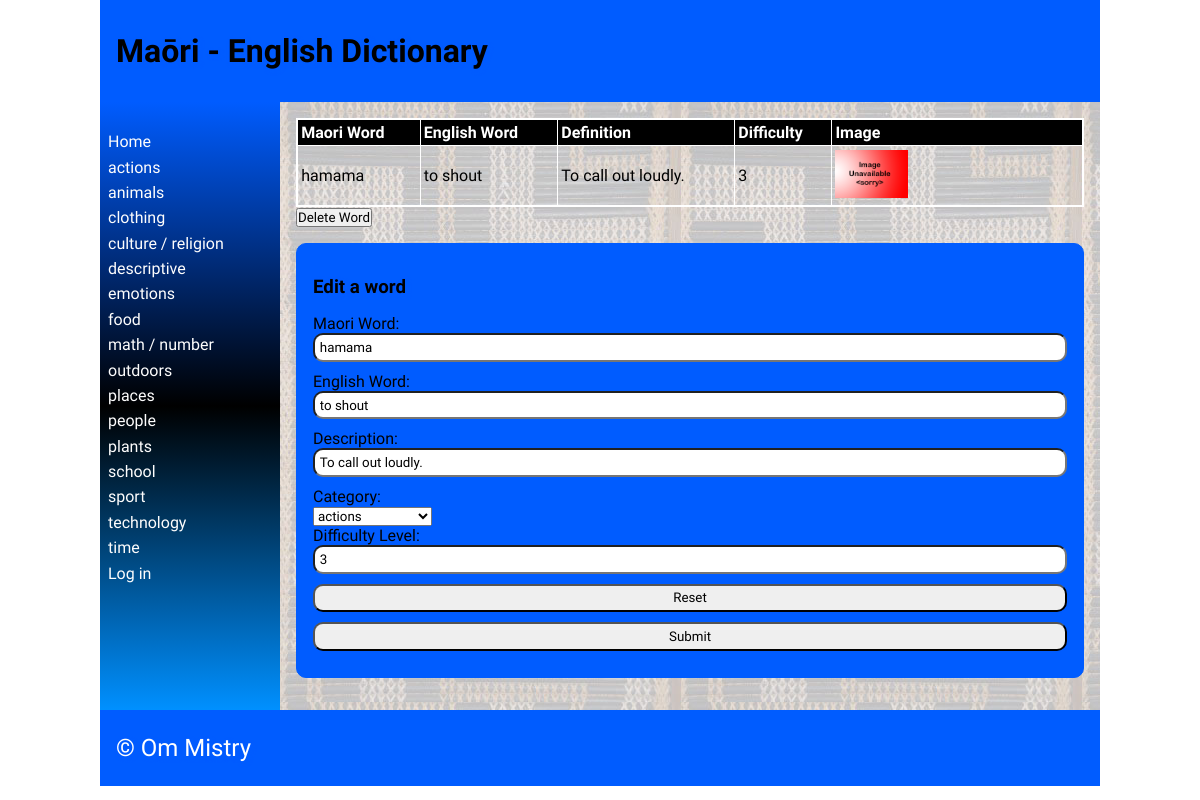
/detail/31, run on the app's committed database.
### tables this page shows
CREATE TABLE "category"
(
	id INTEGER
		constraint category_pk
			primary key autoincrement,
	category_name varchar(69) not null
);

CREATE TABLE "words"
(
	maori varchar(69),
	english varchar(69),
	category integer,
	definition varchar(100),
	levels integer,
	images varchar(69),
	id integer
		constraint words_pk
			primary key autoincrement,
	date_added integer default 0
, user_id integer);

### app.py (the view, shortened to what this page needs)
@app.route('/detail/<word_id>', methods=["POST", "GET"])
def render_detailpage(word_id):
    print(request.method)
    con = create_connection(DB_NAME)
    query = "SELECT id, maori, english, definition, levels, images FROM words WHERE id=?"
    cur = con.cursor()
    cur.execute(query, (word_id,))
    definition = cur.fetchall()[0]
    print(word_id)
    return render_template('detail.html', definition=definition, logged_in=is_logged_in(),
                           categories=fetch_categories(),
                           deleting=intention("delete"))

### app.py (called while the page is built)
def intention(button):
    if button in request.form:
        return True
    else:
        return False

def create_connection(db_file):
    try:
        connection = sqlite3.connect(db_file)
        return connection
    except Error as e:
        print(e)
    return None

def fetch_categories():
    con = create_connection(DB_NAME)
    query = "SELECT id, category_name FROM category"
    cur = con.cursor()
    cur.execute(query)
    categories = cur.fetchall()
    con.close()
    return categories

def is_logged_in():
    if session.get("email") is None:
        print("you are not logged in")
        return False
    else:
        print("you are logged in")
        return True

### templates/detail.html (shortened to what this page needs)
{% extends 'base.html' %}
{% block heading %}Maōri - English Dictionary{% endblock %}
{% block main %}
    <table>
        <tr>
            <th>Maori Word</th>
            <th>English Word</th>
            <th>Definition</th>
            <th>Difficulty</th>
            <th>Image</th>
        </tr>
        <tr>
            <td>{{ definition[1] }}</td>
            <td>{{ definition[2] }}</td>
            <td>{{ definition[3] }}</td>
            <td>{{ definition[4] }}</td>
            <td><img style="width:30%;" src="/static/images/{{ definition[5] }}"></td>
        </tr>
    </table>
<form method="POST">
    {% if deleting %}
        <div class="form-element">Are you sure?<input type="submit" name="delete_confirm" value="Yes">/<input type="submit" value="No"></div>
    {% else %}
    <div class="form-element">
         <input type="submit" name="delete" value="Delete Word">
    </div>
    </form>
{% endif %}
        <form class="dataForm" method="POST">
            <h3>Edit a word</h3>
        <div class="form-group">
            <div class="form-label"><label for="MaoriWord">Maori Word:</label></div>
            <div class="form-element"><input type="text" name="MaoriWord" id="MaoriWord" value="{{ definition[1] }}" required></div>
        </div>
        <div class="form-group">
            <div class="form-label"><label for="EnglishWord">English Word:</label></div>
            <div class="form-element"><input type="text" name="EnglishWord" id="EnglishWord" value="{{ definition[2] }}" required></div>
        </div>
        <div class="form-group">
            <div class="form-label"><label for="Definitions">Description:</label></div>
            <div class="form-element"><input type="text" name="Definitions" id="Definitions"  value="{{ definition[3] }}" required></div>
        </div>
        <div class="form-group">
                <div class="form-label"><label for="Category">Category:</label></div>
                <div class="form-element">
                    <select name="Category" id='Category'>
                        {% for category in categories %}
                            <option value="{{ category[0] }}">{{ category[1] }}</option>
                        {% endfor %}
                    </select>
                </div>
            </div>
            <div class="form-group">
            <div class="form-label"><label for="Difficulty Level">Difficulty Level:</label></div>
            <div class="form-element"><input type="number" name="Difficulty Level" id="Difficulty Level" min="1" max="10" step="1" value="{{ definition[4] }}" required></div>
        </div>
        <div class="form-group">
            <div class="form-element"><input type="reset"></div>
        </div>
        <div class="form-group">
            <div class="form-element"><input type="submit"></div>
        </div>
    </form>
{% endblock %}

### templates/base.html (shortened to what this page needs)
<!doctype html>
<html lang="en">
<head>
   <link href="{{ url_for('static', filename='css/style.css') }}" rel="stylesheet">
</head>
<body>
   <div id="container">
      <header>
         <h1>{% block heading %}{% endblock %}</h1>
      </header>
      <nav>
         <ul>
                <li><a href="\">Home</a></li>
                {% for category in categories %}
                <li><a href="/categories/{{ category[0] }}">{{category[1]}}</a></li>
                {% endfor %}
         <li>
             {% if logged_in %}<a href="/logout">Log out</a>{% else %}
             <a href="/login">Log in</a></li>{% endif %}
         </ul>
      </nav>
      <main>
            {% block main%}{% endblock %}
        </main>
      <footer>
         <p>
            &copy; Om Mistry
         </p>
      </footer>
   </div>
</body>
</html>

### static/css/style.css (style rules this page uses)
* { font-family: Comfortaa, sans-serif; margin: 0; padding: 0; box-sizing: border-box; }
#container { display: grid; grid-template-columns: 75px auto; grid-template-areas: 'nav header' 'main main' 'footer footer'; }
header { grid-area: header; background-color: #005cff; padding: 1rem; }
nav { grid-area: nav; }
main { grid-area: main; padding: 1rem; background-color: #005cff; }
h1, h2, h3, h4 { padding: 1rem 0; font-family: 'Suez One', serif; color: #000000; text-shadow: 2px 2px 4px #005cff; }
p { padding: 0.5rem 0; }
a { color: #ffffff; }
.dataForm { margin: 1rem 0; border: 1px solid #005cff; padding: 1rem; background-color: #005cff; border-radius: 10px; }
.dataForm input, textarea { width: 100%; border-radius: 10px; padding: 0.3rem; margin-bottom: 10px; }
table { width: 100%; border: 2px solid #ffffff; border-collapse: collapse; }
th, td { border: 1px solid #ffffff; padding: 0.2rem; text-align: left; }
th { background-color: #000000; color: #ffffff; }
footer { grid-area: footer; padding: 1rem; background-color: #005cff; }
footer p { color: #ffffff; text-shadow: 2px 2px 4px #005cff; font-size: 1.5rem; }
@media only screen and (min-width: 768px) { #container { grid-template-columns: 180px auto; grid-template-areas: 'header header' 'nav main' 'footer footer'; } }
@media only screen and (min-width: 768px) { nav { background: linear-gradient(180deg, rgb(0, 92, 255) 0%, rgb(0, 0, 0) 50%, rgb(0, 144, 255) 100%); padding: 0.5rem; } }
@media only screen and (min-width: 768px) { nav ul { list-style: none; } }
@media only screen and (min-width: 768px) { nav li { padding: 0.2rem 0; } }
@media only screen and (min-width: 768px) { nav a { color: #fdfdfd; text-decoration: none; } }
@media only screen and (min-width: 768px) { main { background-image: url('static/images/poutama.jpg'); } }
@media only screen and (min-width: 1000px) { #container { width: 1000px; margin: auto; } }

### data on the page
category: category_name "actions"
category: category_name "animals"
category: category_name "clothing"
category: category_name "culture / religion"
category: category_name "descriptive"
category: category_name "emotions"
category: category_name "food"
category: category_name "math / number"
category: category_name "outdoors"
category: category_name "places"
category: category_name "people"
category: category_name "plants"
category: category_name "school"
category: category_name "sport"
category: category_name "technology"
category: category_name "time"
words: maori "hamama", english "to shout", definition "To call out loudly.", levels "3", images (placeholder picture), MaoriWord "hamama", EnglishWord "to shout", Definitions "To call out loudly."

### other printed values
form field Category "actions"
